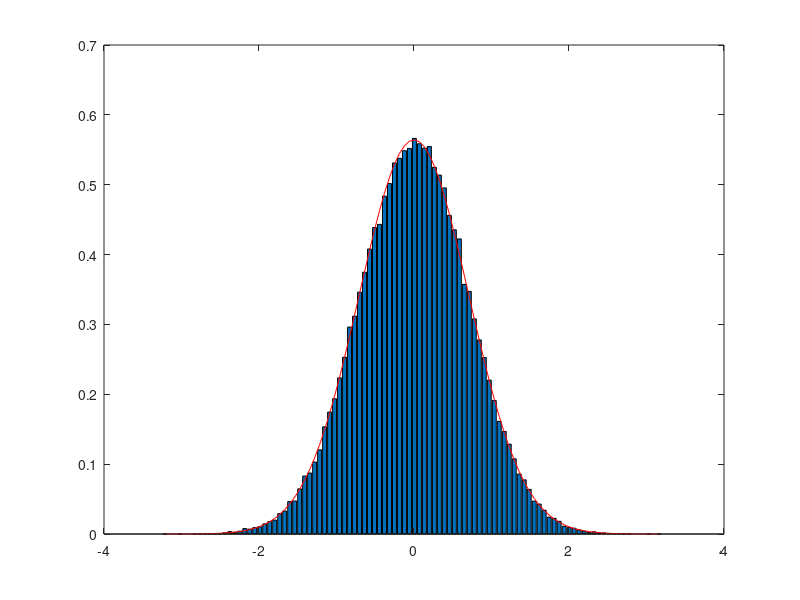

MATLAB code for this plot:
%% 
% Generate samples distributed according to a normal distribution with
% sigma = 1/sqrt(2). The code here uses the inversion method (Sec. 2.4.2 in
% the thesis) to obtain the desired distribution.

% Number of samples
n = 100000;

% Uniformly distributed samples in [-1,1]
u = 2*rand(1,n)-1;

% Note: the quantile f, that is the probability that a random sample of
% a distribution is smaller than f, of the normal distribution is
% mu + sigma*sqrt(2)*erfinv(2*f-1)

% Samples distributed according to 1/sqrt(pi)*exp(-x.^2), that is, 
% a normal distribution with mu=0 and sigma=1/sqrt(2)
s = erfinv(u);

% Visualize
[h x] = hist(s, n/1000);
dx = diff(x(1:2));
bar(x,h/sum(h*dx));
hold on
plot(x, 1/sqrt(pi)*exp(-x.^2),'red')